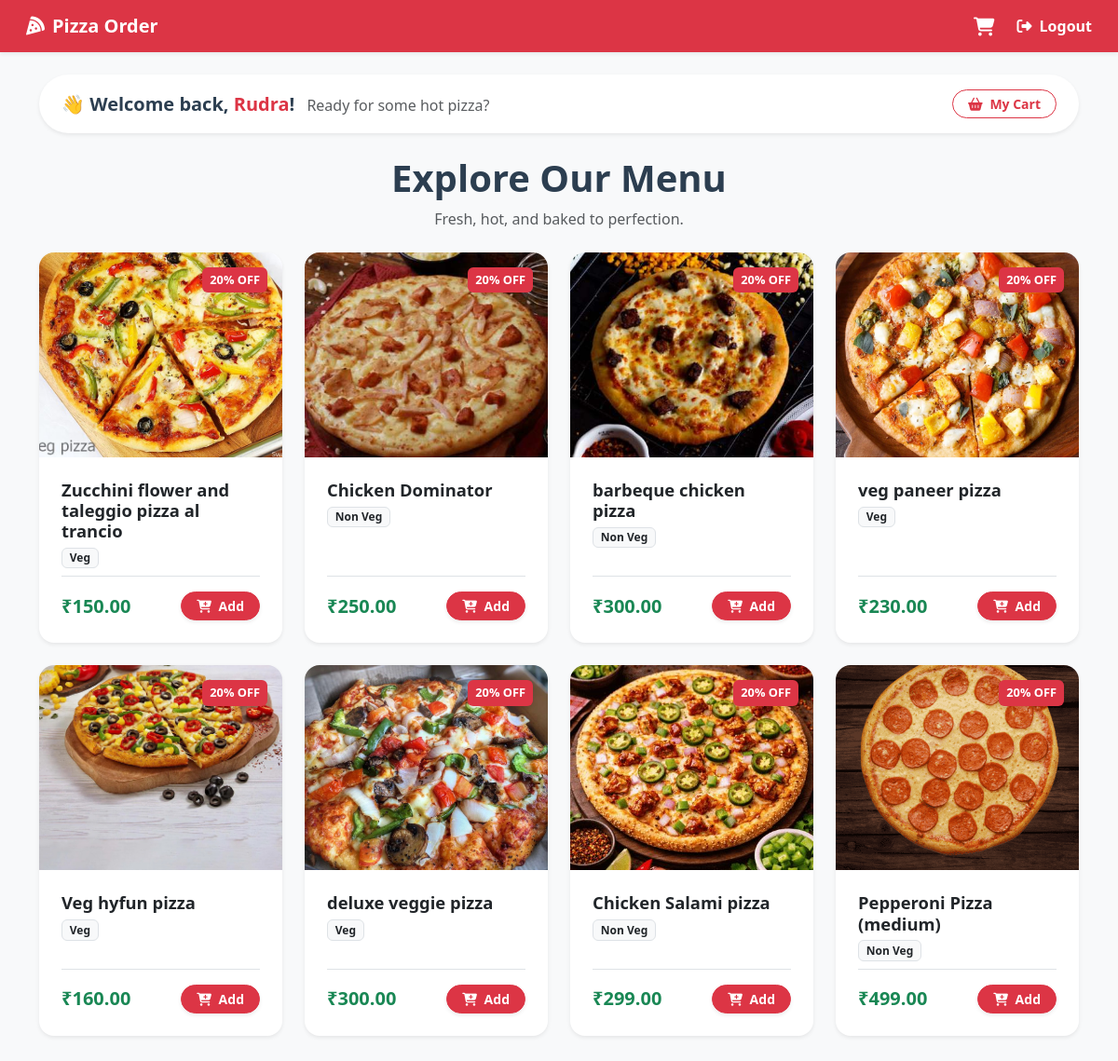
The app's page / (signed in) with its own data.
### Pizza/models.py (models this page shows, shortened)
class BaseModel(models.Model):
    uid = models.UUIDField(primary_key=True, default=uuid.uuid4, editable=False)
    created_at = models.DateTimeField(auto_now_add=True)
    updated_at = models.DateTimeField(auto_now=True)
    class Meta:
        abstract = True

class Pizza(BaseModel):
    category = models.ForeignKey(
        PizzaCategory,
        on_delete=models.CASCADE,
        related_name="pizzas"
    )
    pizza_name = models.CharField(max_length=100)
    price = models.DecimalField(max_digits=6, decimal_places=2)
    image = models.ImageField(upload_to='pizzas/', null=True, blank=True)

class PizzaCategory(BaseModel):
    category_name = models.CharField(max_length=100, unique=True)

### Pizza/views.py (the view)
# urls.py: path('', views.home, name='home'),
def home(request):
    pizzas = Pizza.objects.all()
    context = {
        'pizzas': pizzas
    }
    return render(request, 'home.html', context)

### templates/home.html (shortened to what this page needs)
{% extends "base.html" %}
{% block start %}
{% if request.user.is_authenticated %}
<div class="container mt-4">
    <div class="alert shadow-sm border-0 d-flex align-items-center justify-content-between rounded-pill px-4 py-3" style="background-color: #ffffff;">
        <div>
            <span class="fs-5 fw-bold" style="color: #2c3e50;">
                👋 Welcome back, <span class="text-danger text-capitalize">{{ request.user.username }}</span>!
            </span>
            <span class="text-muted ms-2 d-none d-md-inline">Ready for some hot pizza?</span>
        </div>
        <a href="{% url 'my_carts' %}" class="btn btn-outline-danger btn-sm rounded-pill fw-bold px-3">
            <i class="fa-solid fa-basket-shopping me-1"></i> My Cart
        </a>
    </div>
</div>
{% endif %}
<div class="container mt-4 mb-4 text-center">
    <h1 class="fw-bold" style="color: #2c3e50;">Explore Our Menu</h1>
    <p class="text-muted">Fresh, hot, and baked to perfection.</p>
</div>
<div class="container mb-5">
    <div class="row g-4">
        {% for pizza in pizzas %}
        <div class="col-12 col-sm-6 col-md-4 col-lg-3">
            <div class="card h-100 shadow-sm pizza-card border-0">
                <div class="position-relative pizza-img-wrapper">
                    {% if pizza.image %}
                        <img src="{{ pizza.image.url }}" alt="{{ pizza.pizza_name }}">
                    {% else %}
                        <div class="bg-secondary d-flex align-items-center justify-content-center h-100 w-100 text-white">
                            No Image
                        </div>
                    {% endif %}
                    <span class="position-absolute top-0 end-0 bg-danger text-white px-2 py-1 m-3 rounded shadow-sm" style="font-size: 0.8rem; font-weight: bold; z-index: 2;">
                        20% OFF
                    </span>
                </div>
                <div class="card-body d-flex flex-column p-4">
                    <div class="mb-2">
                        <h5 class="card-title fw-bold mb-1" style="font-size: 1.15rem;">{{ pizza.pizza_name }}</h5>
                        <span class="badge bg-light text-dark border">{{ pizza.category.category_name }}</span>
                    </div>
                    <div class="mt-auto pt-3 d-flex justify-content-between align-items-center border-top">
                        <span class="fs-5 fw-bold text-success">₹{{ pizza.price }}</span>
                        <a href="{% url 'add_cart' pizza.uid %}" class="btn btn-danger btn-sm rounded-pill fw-bold px-3 btn-add-cart shadow-sm">
                            <i class="fa-solid fa-cart-plus me-1"></i> Add
                        </a>
                    </div>
                </div>
            </div>
        </div>
        {% empty %}
        <div class="col-12 text-center py-5">
            <i class="fa-solid fa-pizza-slice fa-3x text-muted mb-3"></i>
            <h3 class="text-muted fw-bold">Menu is updating!</h3>
            <p class="text-muted">We are currently firing up the ovens. Check back soon.</p>
        </div>
        {% endfor %}
    </div>
</div>
{% endblock %}

### templates/home.html (style rules this page uses)
.pizza-card { transition: all 0.3s ease-in-out; border-radius: 16px; }
.pizza-img-wrapper { height: 220px; overflow: hidden; border-top-left-radius: 16px; border-top-right-radius: 16px; }
.pizza-card img { width: 100%; height: 100%; object-fit: cover; transition: transform 0.5s ease; }
.btn-add-cart { transition: all 0.2s ease; }

### records on screen
Pizza: image (picture), pizza_name "Zucchini flower and taleggio pizza al trancio", category.category_name "Veg", price "150.00"
Pizza: image (picture), pizza_name "Chicken Dominator", category.category_name "Non Veg", price "250.00"
Pizza: image (picture), pizza_name "barbeque chicken pizza", category.category_name "Non Veg", price "300.00"
Pizza: image (picture), pizza_name "veg paneer pizza", category.category_name "Veg", price "230.00"
Pizza: image (picture), pizza_name "Veg hyfun pizza", category.category_name "Veg", price "160.00"
Pizza: image (picture), pizza_name "deluxe veggie pizza", category.category_name "Veg", price "300.00"
Pizza: image (picture), pizza_name "Chicken Salami pizza", category.category_name "Non Veg", price "299.00"
Pizza: image (picture), pizza_name "Pepperoni Pizza (medium)", category.category_name "Non Veg", price "499.00"

### other values on screen
{{ request.user.username }} "Rudra"
